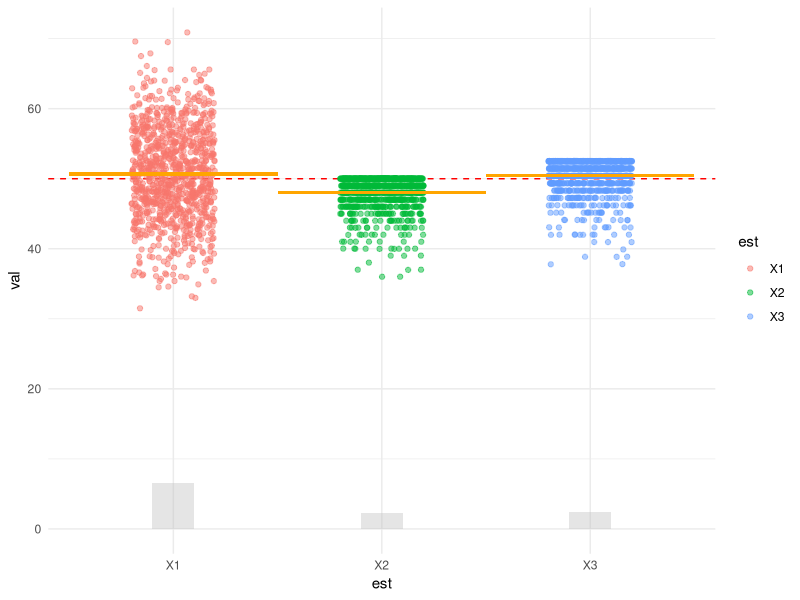

This figure's R source:
library(ggplot2)
library(dplyr)
library(tidyr)

N_hat_1 <- function(x) 2 * mean(x)
N_hat_2 <- function(x) max(x)
N_hat_3 <- function(x) max(x + x/length(x))

experiment <- function(k, N_true) {
  x <- sample(1:N_true, k, replace=TRUE)
  return (c(N_hat_1(x), N_hat_2(x), N_hat_3(x)))
}

N_rep <- 1000
k <- 20
N_true <- 50

results <- replicate(N_rep, experiment(k, N_true)) %>% t() %>% data.frame()
colnames(results) < paste0("est", 1:3)

results_long <- results %>%
  pivot_longer(cols=1:3, names_to="est", values_to="val")

results_long %>%
  ggplot(aes(x=est, y=val)) +
  geom_hline(yintercept=N_true, linetype="dashed", color="red") +
  geom_jitter(aes(col=est), alpha=.5, width=.2) +
  theme_minimal() +
  geom_tile(
    data = results_long %>% group_by(est) %>% summarise(avg=mean(val)),
    aes(x=est, y=avg),
    height=.5, fill="orange"
  ) +
  geom_col(
    data = results_long %>% group_by(est) %>% summarise(sd=sd(val)),
    aes(x=est, y=sd),
    width=.2, fill="gray", alpha=.4
  )
  
bias_var <- results_long %>%
  group_by(est) %>%
  summarise(
    bias = mean(val) - N_true,
    variance = var(val)
  )
print(bias_var)
